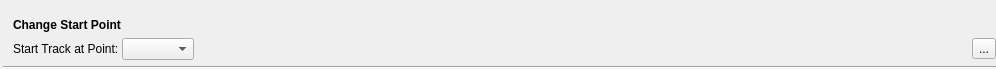
<?xml version="1.0" encoding="UTF-8"?>
<ui version="4.0">
 <class>IFilterChangeStartPoint</class>
 <widget class="QWidget" name="IFilterChangeStartPoint">
  <property name="geometry">
   <rect>
    <x>0</x>
    <y>0</y>
    <width>996</width>
    <height>69</height>
   </rect>
  </property>
  <property name="sizePolicy">
   <sizepolicy hsizetype="Preferred" vsizetype="Preferred">
    <horstretch>0</horstretch>
    <verstretch>0</verstretch>
   </sizepolicy>
  </property>
  <property name="windowTitle">
   <string>Form</string>
  </property>
  <layout class="QGridLayout" name="gridLayout">
   <property name="leftMargin">
    <number>3</number>
   </property>
   <property name="topMargin">
    <number>0</number>
   </property>
   <property name="rightMargin">
    <number>0</number>
   </property>
   <property name="bottomMargin">
    <number>0</number>
   </property>
   <property name="horizontalSpacing">
    <number>3</number>
   </property>
   <property name="verticalSpacing">
    <number>6</number>
   </property>
   <item row="2" column="1">
    <layout class="QHBoxLayout" name="horizontalLayout">
     <property name="spacing">
      <number>3</number>
     </property>
     <item>
      <widget class="QLabel" name="label">
       <property name="text">
        <string>Start Track at Point:</string>
       </property>
      </widget>
     </item>
     <item>
      <widget class="QComboBox" name="comboBox"/>
     </item>
     <item>
      <spacer name="horizontalSpacer">
       <property name="orientation">
        <enum>Qt::Horizontal</enum>
       </property>
       <property name="sizeHint" stdset="0">
        <size>
         <width>40</width>
         <height>20</height>
        </size>
       </property>
      </spacer>
     </item>
     <item>
      <widget class="QToolButton" name="toolApply">
       <property name="text">
        <string>...</string>
       </property>
       <property name="icon">
        <iconset resource="../../../resources.qrc">
         <normaloff>:/icons/32x32/Apply.png</normaloff>:/icons/32x32/Apply.png</iconset>
       </property>
       <property name="iconSize">
        <size>
         <width>22</width>
         <height>22</height>
        </size>
       </property>
      </widget>
     </item>
    </layout>
   </item>
   <item row="3" column="0" colspan="2">
    <widget class="Line" name="line">
     <property name="orientation">
      <enum>Qt::Horizontal</enum>
     </property>
    </widget>
   </item>
   <item row="0" column="0" rowspan="3">
    <widget class="QLabel" name="label_3">
     <property name="sizePolicy">
      <sizepolicy hsizetype="Maximum" vsizetype="Preferred">
       <horstretch>0</horstretch>
       <verstretch>0</verstretch>
      </sizepolicy>
     </property>
     <property name="text">
      <string/>
     </property>
     <property name="pixmap">
      <pixmap resource="../../../resources.qrc">:/icons/48x48/CSrcSlope.png</pixmap>
     </property>
    </widget>
   </item>
   <item row="1" column="1">
    <widget class="QLabel" name="label_2">
     <property name="text">
      <string>&lt;b&gt;Change Start Point&lt;/b&gt;</string>
     </property>
    </widget>
   </item>
  </layout>
 </widget>
 <resources>
  <include location="../../../resources.qrc"/>
 </resources>
 <connections/>
</ui>
